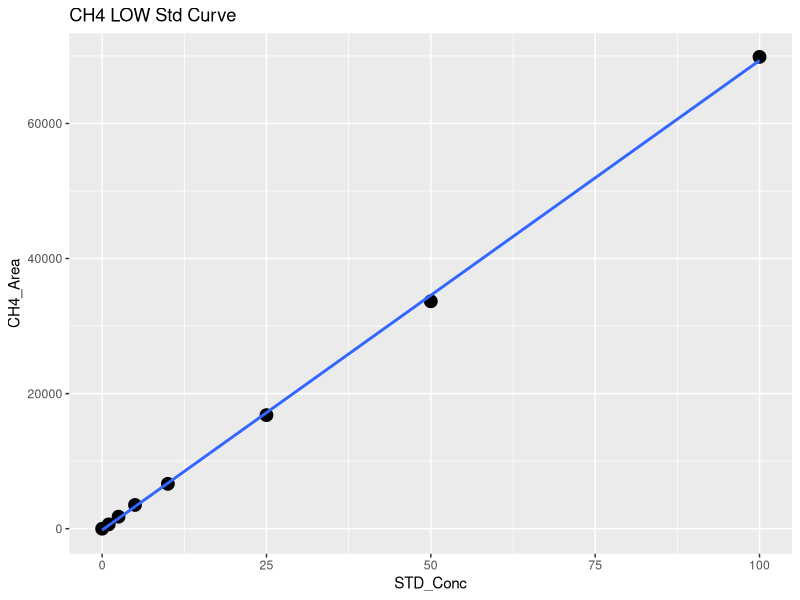
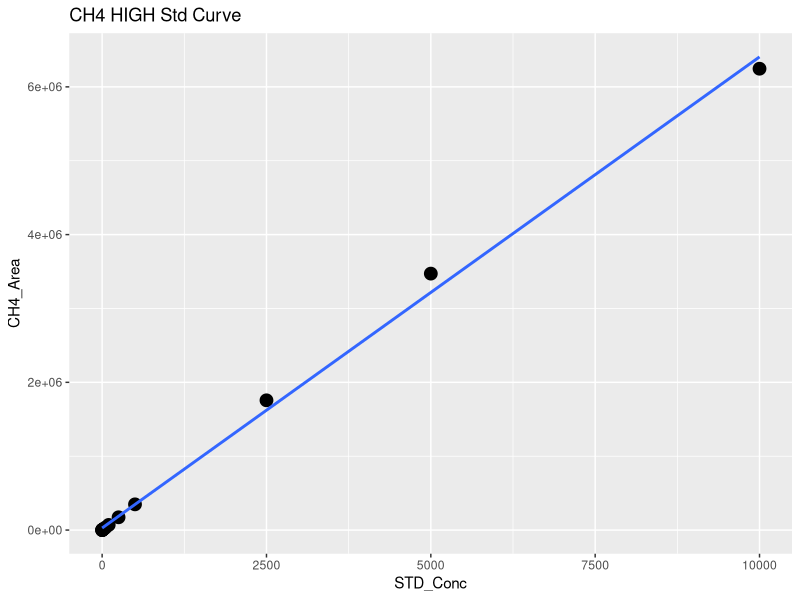
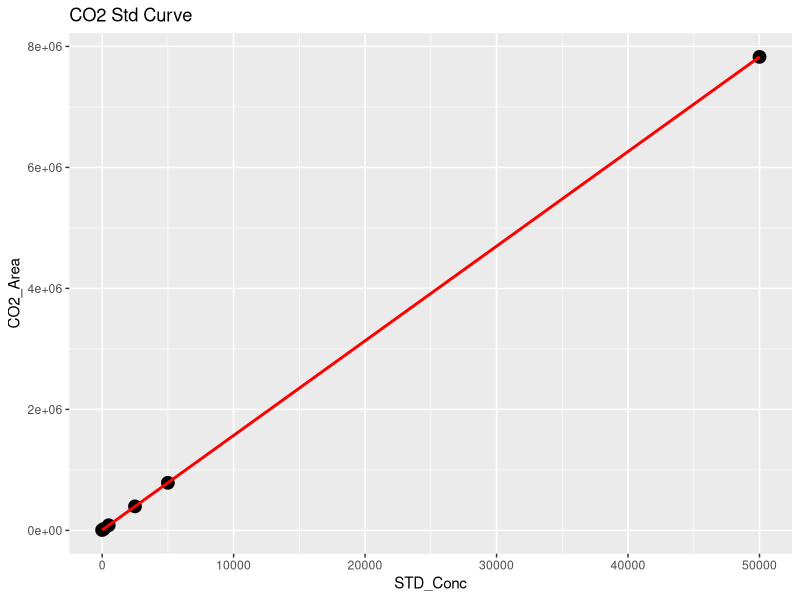
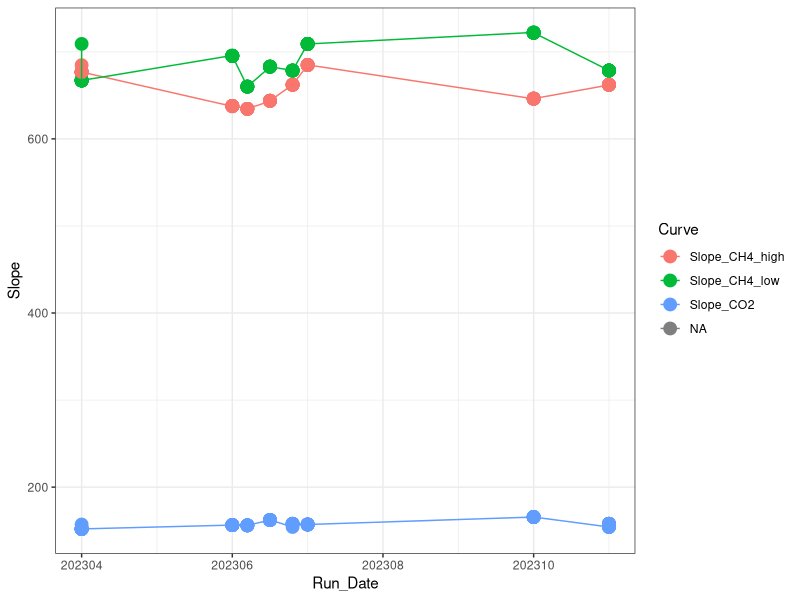

Recreate these plots in R, in order. (Note: this script raises an error after producing the figures.)
## ---- chunk 1
library(dplyr)
library(ggplot2)
library(ggpubr)
library(stringr)
library(readxl)
## ---- chunk 2
#Read in  Data 
raw <- read.csv("2023 Raw Data/TEMPEST_TGW_202306_T0-1.csv")
head(raw)

#pull out methane standards
stds_ch4 <-  raw %>%  
  filter(str_detect(Sample_Type, "STD_CH4"))
#head(stds_ch4)

#split into high curve and low curve for CH4
stds_ch4_low <- stds_ch4  %>%  
  filter(!STD_Conc > 100)

#Low curve for CH4
CH4_Low <- ggplot(stds_ch4_low, aes(STD_Conc, CH4_Area)) + geom_point(size=4) + 
  geom_smooth(method = "lm", se = FALSE) + labs(title="CH4 LOW Std Curve")
CH4_Low

CH4_Low_lm <- lm(stds_ch4_low$CH4_Area ~ stds_ch4_low$STD_Conc)
summary(CH4_Low_lm)
cf <- coef(CH4_Low_lm)

#create data frame with 1 rows and 0 columns
Slope_CH4_low <- data.frame(matrix(ncol = 0, nrow = 1))
Slope_CH4_low$Curve <- "Slope_CH4_low"
Slope_CH4_low$R2 <- summary(CH4_Low_lm)$adj.r.squared
Slope_CH4_low$Slope <- cf[2]
Slope_CH4_low$Intercept <- cf[1]
#head(Slope_CH4_low)

#High curve for CH4
CH4_High <- ggplot(stds_ch4, aes(STD_Conc, CH4_Area)) + geom_point(size=4) + 
  geom_smooth(method = "lm", se = FALSE) + labs(title="CH4 HIGH Std Curve")
CH4_High

stds_ch4_lm <- lm(stds_ch4$CH4_Area ~ stds_ch4$STD_Conc)
summary(stds_ch4_lm)
cf <- coef(stds_ch4_lm)

#create data frame with 1 rows and 0 columns
Slope_CH4_high <- data.frame(matrix(ncol = 0, nrow = 1))
Slope_CH4_high$Curve <- "Slope_CH4_high"
Slope_CH4_high$R2 <- summary(stds_ch4_lm)$adj.r.squared
Slope_CH4_high$Slope <- cf[2]
Slope_CH4_high$Intercept <- cf[1]
#head(Slope_CH4_high)

#pull out co2 standards
stds_co2 <-  raw %>%  
  filter(str_detect(Sample_Type, "STD_CO2"))
#head(stds_co2)

#CO2 Curve
CO2_stds <- ggplot(stds_co2, aes(STD_Conc, CO2_Area)) + geom_point(size=4) + 
  geom_smooth(method = "lm", se = FALSE, color="red") + labs(title="CO2 Std Curve")
CO2_stds

stds_co2_lm <- lm(stds_co2$CO2_Area ~ stds_co2$STD_Conc)
summary(stds_co2_lm)
cf <- coef(stds_co2_lm)

#create data frame with 1 rows and 0 columns
Slope_CO2 <- data.frame(matrix(ncol = 0, nrow = 1))
Slope_CO2$Curve <- "Slope_CO2"
Slope_CO2$R2 <- summary(stds_co2_lm)$adj.r.squared
Slope_CO2$Slope <- cf[2]
Slope_CO2$Intercept <- cf[1]
#head(Slope_CO2)

#pull all the slopes together into one dataframe 
Slopes <- rbind(Slope_CH4_low, Slope_CH4_high, Slope_CO2)
#head(Slopes)

Slopes$Run_Date <- c(202306, 202306, 202306)

log <- read.csv("2023 Raw Data/COMPASS_TEMPEST_Varian_TGAS_QAQC_2023.csv")
head(log)
log <- log[ ,-c(1)]
log <- rbind(log, Slopes)

Slopes_chk <- ggplot(log, aes(Run_Date, Slope, col=Curve)) + geom_point(size=4) + geom_line() + theme_bw()
Slopes_chk

write.csv(log, "2023 Raw Data/COMPASS_TEMPEST_Varian_TGAS_QAQC_2023.csv")
## ---- chunk 3
#head(raw)

#pull out methane standards
Samples <-  raw %>%  
  filter(!str_detect(Sample_Type, "STD_CH4")) %>%  
  filter(!str_detect(Sample_Type, "STD_CO2")) %>%  
  filter(!str_detect(Sample_Type, "Blank")) %>%  
  filter(!str_detect(Sample_Type, "Chk_STD")) %>%  
   filter(!str_detect(Sample_Type, "CHKSTD")) %>%
  filter(!str_detect(Sample_Type, "CHK_STD")) %>%
  filter(!str_detect(Sample_Type, "NA"))
#head(Samples)

#Now flag any areas that are above the 100ppm area for CH4
Samples$CH4_Curve <- ifelse(Samples$CH4_Area >71000, "High", "Low")
#head(Samples)

#Calculate CH4 concentrations in ppm
Samples$CH4_Conc_ppm <- ifelse(Samples$CH4_Area >71000, (Samples$CH4_Area-Slope_CH4_high$Intercept)/Slope_CH4_high$Slope,                                       (Samples$CH4_Area-Slope_CH4_low$Intercept)/Slope_CH4_low$Slope )

#Calculate CO2 concentrations in ppm 
Samples$CO2_Conc_ppm <- ((Samples$CO2_Area-Slope_CO2$Intercept)/Slope_CO2$Slope) 

#head(Samples)

##########make flags for any dilutions needed 
#highest CH4 standard = 10000
#highest CO2 standard = 50000

Samples$CH4_Flag <- ifelse(Samples$CH4_Conc_ppm >10000, "Needs Dilution", "Within Range")
Samples$CO2_Flag <- ifelse(Samples$CO2_Conc_ppm >50000, "Needs Dilution", "Within Range")
#head(Samples)

## ---- chunk 4

chks <-  raw %>%  
  filter(!str_detect(Sample_Type, "STD_CH4")) %>%  
  filter(!str_detect(Sample_Type, "STD_CO2")) %>%  
  filter(!str_detect(Sample_Type, "Blank")) %>%  
  filter(!str_detect(Sample_Type, "Unknown")) %>%  
  filter(!str_detect(Sample_Type, "NA"))
#head(chks)

#Calculate CH4 concentrations in ppm
chks$CH4_Conc_ppm <- ifelse(chks$CH4_Area >71000, 
                      (chks$CH4_Area-Slope_CH4_high$Intercept)/Slope_CH4_high$Slope,                                       (chks$CH4_Area-Slope_CH4_low$Intercept)/Slope_CH4_low$Slope )

#Calculate CO2 concentrations in ppm 
chks$CO2_Conc_ppm <- ((chks$CO2_Area-Slope_CO2$Intercept)/Slope_CO2$Slope)



#change this if check standard concentrations are different 
level_ch4 <- 5      #ppm
level_co2 <- 1000   #ppm

#calculate percent difference of check standards 
chks$Ch4_diff <- ((chks$CH4_Conc_ppm - level_ch4)/((chks$CH4_Conc_ppm + level_ch4)/2)) * 100
chks$CH4_diff_flag <-  ifelse(chks$Ch4_diff <10, 'YES', 'NO, rerun')

chks$CO2_diff <- ((chks$CO2_Conc_ppm - level_co2)/((chks$CO2_Conc_ppm + level_co2)/2)) * 100
chks$CO2_diff_flag <-  ifelse(chks$CO2_diff <10, 'YES', 'NO, rerun')

#now plot the Ch4 concentrations and the CO2 concentrations vs. the expected concentration 
#then also make the color the percent difference between the expected and observed concentration 

ch4_chk <-  ggplot(data = chks, aes(x = Sample_ID, y = CH4_Conc_ppm, fill=CH4_diff_flag)) +
       geom_bar(stat = 'identity') + 
        scale_fill_manual(values=c("darkgrey","darkgreen" ))+
        theme_classic() + labs(x= " ", y="Percent Difference  (%)", title="Check Stds: CH4") + 
        theme(legend.position="bottom") +  geom_hline(yintercept=level_ch4, linetype="dashed", 
                color = "black", size=1)


co2_chk <-  ggplot(data = chks, aes(x = Sample_ID, y = CO2_Conc_ppm, fill=CO2_diff_flag)) +
       geom_bar(stat = 'identity') + 
        scale_fill_manual(values=c("darkgreen", "darkgrey"))+
        theme_classic() + labs(x= " ", y="Percent Difference  (%)", title="Check Stds: CO2") + 
        theme(legend.position="bottom") +  geom_hline(yintercept=level_co2, linetype="dashed", 
                color = "black", size=1)

ggarrange(ch4_chk, co2_chk, nrow=1, ncol=2)


## ---- chunk 5

#multiply the concentration by the dilution factor
Samples$CH4_Conc_ppm_dilcorr <- (Samples$CH4_Conc_ppm * Samples$Dilution_Factor)

Samples$CO2_Conc_ppm_dilcorr <- (Samples$CO2_Conc_ppm * Samples$Dilution_Factor)

#check results
#head(Samples)

#quick first look at the samples 
ch4_samples <-  ggplot(data = Samples, aes(x = Sample_ID, y = CH4_Conc_ppm, fill=CH4_Flag)) +
       geom_bar(stat = 'identity') + 
        scale_fill_manual(values=c("red", "darkgreen"))+
        theme_classic() + labs(x= " ", y="CH4 (ppm)", title="CH4: Green = Within Range") + 
        theme(legend.position="none") 


co2_samples <-  ggplot(data = Samples, aes(x = Sample_ID, y = CO2_Conc_ppm, fill=CO2_Flag)) +
       geom_bar(stat = 'identity') + 
        scale_fill_manual(values=c("red", "darkgreen"))+
        theme_classic() + labs(x= " ", y="CO2 (ppm)", title="CO2: Green = Within Range") + 
        theme(legend.position="none") 

ggarrange(ch4_samples, co2_samples, nrow=1, ncol=2)


## ---- chunk 6

# Convert ppm CH4 to total umol CH4 in the sample headspace
# use Ideal Gas Law:  
#   hdsp umol CH4 = ppm CH4*(PV/RT) 
#      P = 1 (pressure in atm)
#      R = 0.082 (gas constant)
#      V = 0.015 (gas syringe volume in L)
#      T = "TempC" column value in Kelvin (equilibration temperature)

#set the volume used for the sample
volume = 0.02  #in Liters (samples are 20mL so 0.02mL )
TempC <-  25 #I am assuming 25C not sure how we want to handle this
IdealGas <- 0.08206

#Calculate CH4 concentrations in ppm
Samples$CH4_Conc_umol <- ifelse(Samples$G_W == "W",
                    ((Samples$CH4_Conc_ppm_dilcorr*((1*volume)/(0.08206*(TempC+273.15))))/(volume)),
                    (Samples$CH4_Conc_ppm_dilcorr*((1*volume)/(0.08206*(TempC+273.15)))))
Samples$CO2_Conc_umol <- ifelse(Samples$G_W == "W",
                    ((Samples$CO2_Conc_ppm_dilcorr*((1*volume)/(0.08206*(TempC+273.15))))/(volume)),
                    (Samples$CO2_Conc_ppm_dilcorr*((1*volume)/(0.08206*(TempC+273.15)))))

Samples$CH4_Conc_nmol <- Samples$CH4_Conc_umol * 1000
Samples$CO2_Conc_nmol <- Samples$CO2_Conc_umol * 1000

#quick first look at the samples 
ch4_samples1 <-  ggplot(data = Samples, aes(x = Sample_ID, y = CH4_Conc_nmol, fill=G_W)) +
       geom_bar(stat = 'identity') + 
        scale_fill_manual(values=c("purple","darkgrey", "darkblue"))+
        theme_classic() + labs(x= " ", y="CH4 (uM)", title="CH4: Blue = PW Sample") + 
        theme(legend.position="none") 


co2_samples1 <-  ggplot(data = Samples, aes(x = Sample_ID, y = CO2_Conc_nmol, fill=G_W)) +
       geom_bar(stat = 'identity') + 
        scale_fill_manual(values=c("purple","darkgrey", "darkblue"))+
        theme_classic() + labs(x= " ", y="CO2 (uM)", title="CO2: Blue = PW Sample") + 
        theme(legend.position="none") 

ggarrange(ch4_samples1, co2_samples1, nrow=1, ncol=2)

## ---- chunk 7

#check results
#head(Samples)

#pull out what we need 
Samples1 <- Samples[ ,c(1:3,6:18,22:23, 27:30)]
#head(Samples1)

write.csv(Samples1, "2023 Processed Data/COMPASS_TEMPEST_TGW_202306_T0-1_Processed.csv")
